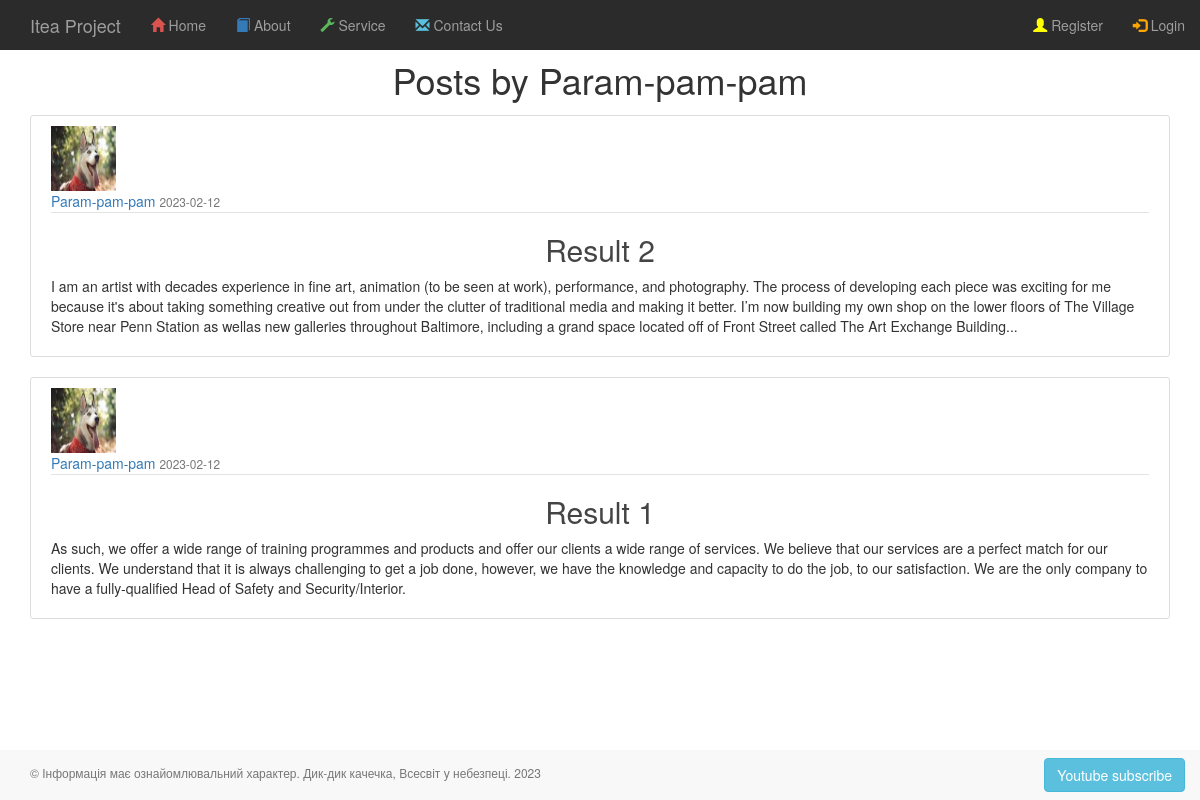
Page /posts/user/Param-pam-pam on the earlier database version.
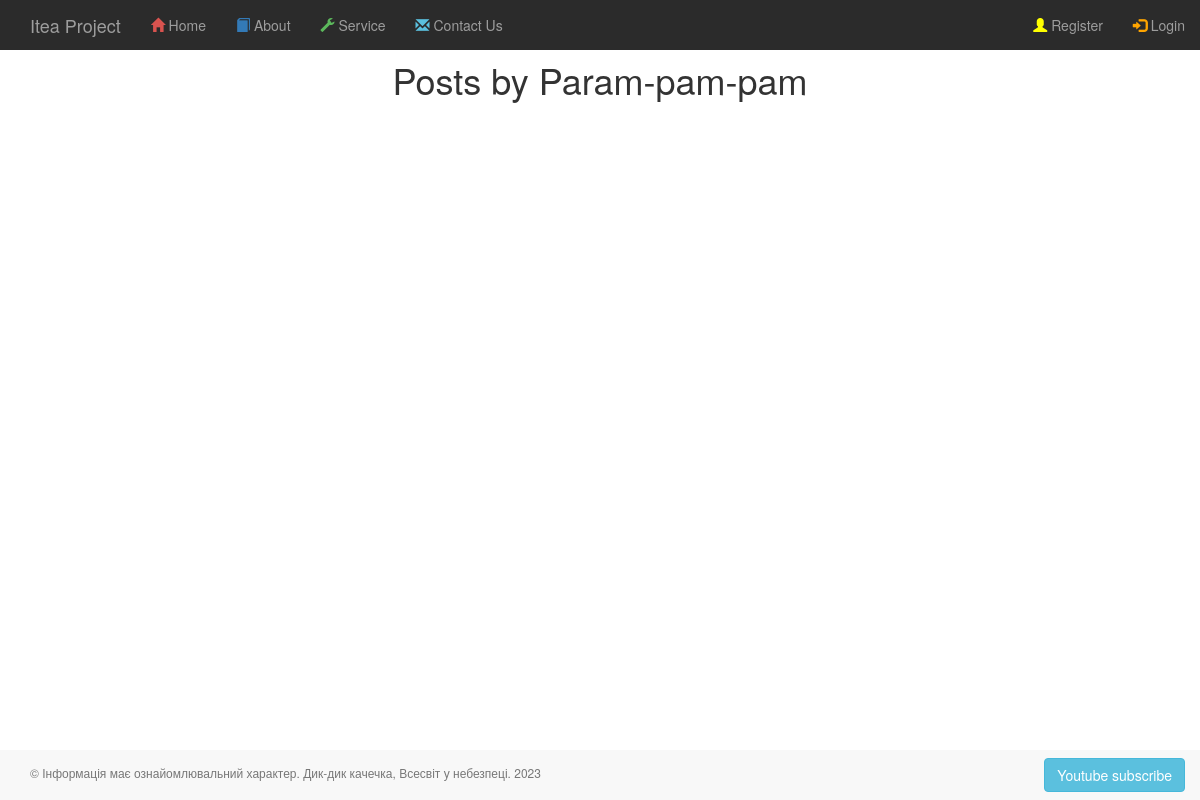
Same page on the later database version.
### app/auth/models.py (models this page shows, shortened)
class Post(BaseModel):
    title = CharField(max_length=100)
    content = TextField(default="")
    date_posted = DateTimeField(default=datetime.datetime.utcnow)
    author = ForeignKeyField(User)

class Profile(BaseModel):
    avatar = CharField()
    info = TextField()
    city = CharField()
    age = IntegerField()

class User(BaseModel, UserMixin):
    username = CharField(max_length=100)
    email = CharField(max_length=200, unique=True, index=True)
    __password_hash = CharField(max_length=128)
    last_visit = DateTimeField(default=datetime.datetime.now)
    role = ForeignKeyField(Role, backref='users')
    profile = ForeignKeyField(Profile)
    @property
    def password(self):
        raise AttributeError('password is not a valid attribute')

### app/posts/routes.py (the view)
@posts.route("/user/<string:username>")
def user_posts(username):
    user = User.select().where(User.username == username).first()
    if not user:
        abort(404)
    query = (Post
             .select()
             .where(Post.author == user)
             .order_by(Post.date_posted.desc()))
    return render_template('posts/user_posts.html',
                           title="title author",
                           user=user,
                           posts=query)

### app/templates/posts/user_posts.html
{% extends '_base.html' %}
{% block page_content %}
            <h1 class="mb-3">Posts by {{ user.username }}</h1>
    {% for post in posts %}
        <article class="media content-section">
            <img class="rounded-circle article-img"
                 src="{{ url_for('static', filename='profile_pics/' + post.author.profile.avatar) }}">
            <div class="media-body">
                <div class="article-metadata">
                        <a class="mr-2" href="#">
                        {{ post.author.username }}
                    </a>
                    <small class="text-muted">
                        {{ post.date_posted.strftime('%Y-%m-%d') }}
                    </small>
                </div>
                <h2>
                    <a class="article-title" href="{{ url_for('posts.post_func', post_id=post.id) }}">
                        {{ post.title }}
                    </a>
                </h2>
                <p class="article-content">{{ post.content }}</p>
            </div>
        </article>
    {% endfor %}
{% endblock page_content %}

Differences in the rows shown:
removed Post: avatar (picture), author.username "Param-pam-pam", date_posted "2023-02-12", title "Result 2", content "I am an artist with decades experience in fine art, animation (to be seen at work), performance, and photography. The process of developing each piece was exciting for me because it's about taking something creative out from under the clutter of traditional media and making it better. I’m now building my own shop on the lower floors of The Village Store near Penn Station as wellas new galleries throughout Baltimore, including a grand space located off of Front Street called The Art Exchange Building..."
removed Post: avatar (picture), author.username "Param-pam-pam", date_posted "2023-02-12", title "Result 1", content "As such, we offer a wide range of training programmes and products and offer our clients a wide range of services. We believe that our services are a perfect match for our clients. We understand that it is always challenging to get a job done, however, we have the knowledge and capacity to do the job, to our satisfaction. We are the only company to have a fully-qualified Head of Safety and Security/Interior."
